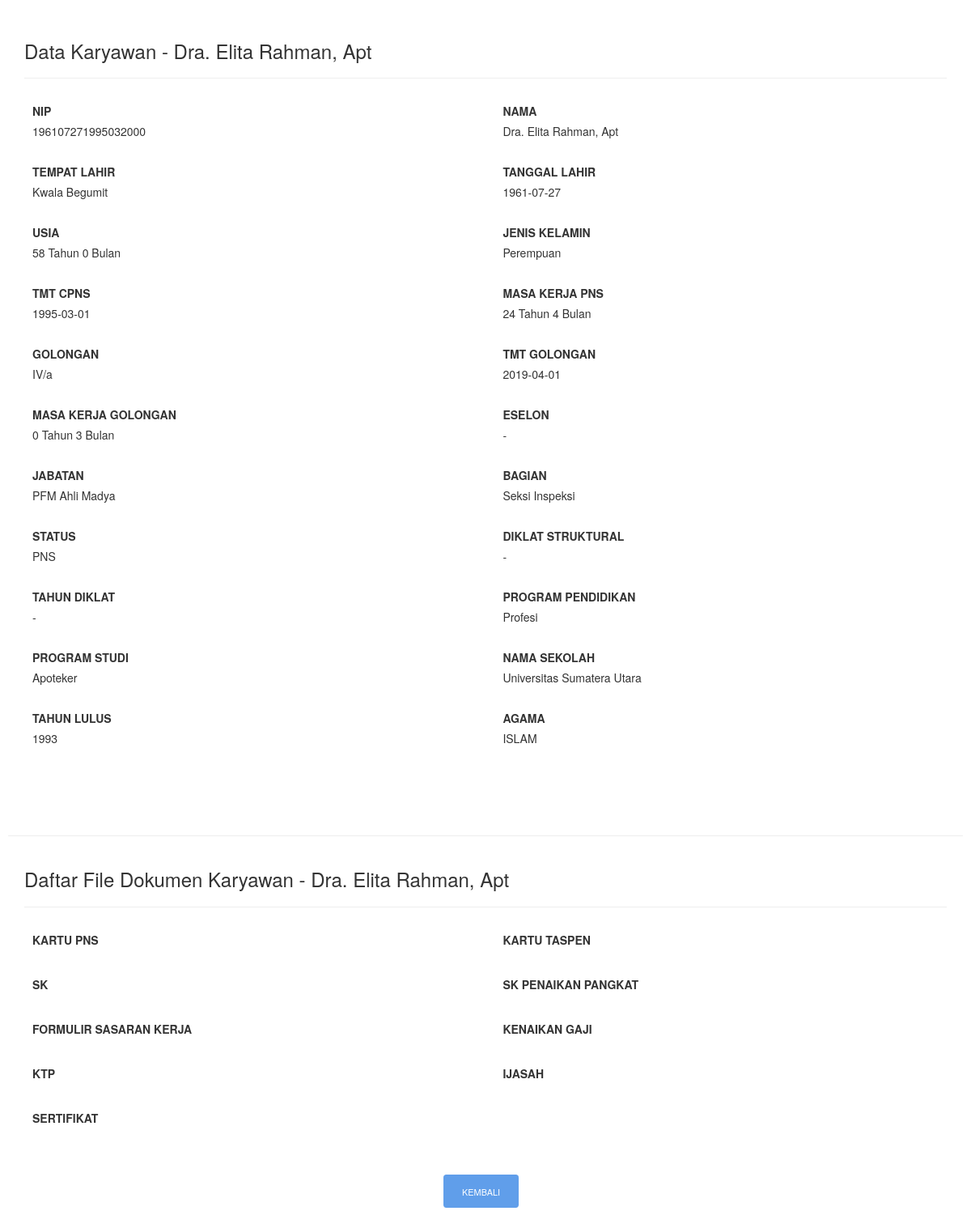
The page /tabel/read.php?nip=196107271995032000 on the database its author committed.
### tables this page shows
CREATE TABLE `mahasiswa` (
  `nip` varchar(20) NOT NULL,
  `nama` varchar(50) NOT NULL,
  `tela` varchar(250) NOT NULL,
  `tala` varchar(150) NOT NULL,
  `usia` varchar(250) NOT NULL,
  `jenkel` varchar(250) NOT NULL,
  `tmtcpns` varchar(150) NOT NULL,
  `mkp` varchar(250) NOT NULL,
  `golongan` varchar(30) NOT NULL,
  `tmtgol` varchar(150) NOT NULL,
  `mkg` varchar(250) NOT NULL,
  `eselon` varchar(250) NOT NULL,
  `jabatan` varchar(250) NOT NULL,
  `bagian` varchar(250) NOT NULL,
  `status` varchar(250) NOT NULL,
  `dikstruk` varchar(250) NOT NULL,
  `tadi` varchar(250) NOT NULL,
  `propen` varchar(250) NOT NULL,
  `prodi` varchar(250) NOT NULL,
  `nase` varchar(250) NOT NULL,
  `talu` varchar(250) NOT NULL,
  `agama` varchar(250) NOT NULL,
  `file1` varchar(200) NOT NULL,
  `file2` varchar(200) NOT NULL,
  `file3` varchar(200) NOT NULL,
  `file4` varchar(200) NOT NULL,
  `file5` varchar(200) NOT NULL,
  `file6` varchar(200) NOT NULL,
  `file7` varchar(200) NOT NULL,
  `file8` varchar(200) NOT NULL,
  `file9` varchar(200) NOT NULL,
  `file10` varchar(200) NOT NULL,
  PRIMARY KEY (`nip`),
  KEY `nip` (`nip`)
);

### tabel/read.php (the view, shortened to what this page needs)
<?php
    require '../konek.php';
    $nip = null;
    if(!empty($_GET['nip']))
    {
        $nip = $_GET['nip'];
    }
    if($nip == null)
    {
        header("Location: index.php");
    }
    else
    {
        $query 	= "SELECT * FROM mahasiswa where nip = $nip";
		$res    = mysqli_query($konek,$query);
		$data	= mysqli_fetch_array($res);
    }
?>
<!DOCTYPE html>
<html lang="en">
<head>
	<link rel="stylesheet" href="../assets/css/abc.css">
	<link rel="stylesheet" href="../assets/css/bootstrap.min.css">
	<link rel="stylesheet" href="../assets/css/tombol.css">
</head>
<body>
	<div class="container" style="margin-top:20px">
		<h3>Data Karyawan - <?php echo $data['nama'];?></h3>
		<hr>
 		<form>
			<p>
				<label>NIP</label><?php echo $data['nip'];?>
            </p>
			<p>
				<label>NAMA</label><?php echo $data['nama'];?>
            </p>
			<p>
				<label>TEMPAT LAHIR</label><?php echo $data['tela'];?>
            </p>
			<p>
				<label>TANGGAL LAHIR</label><?php echo $data['tala'];?>
            </p>
			<p>
				<label>USIA</label><?php echo $data['usia'];?>
            </p>
			<p>
				<label>JENIS KELAMIN</label><?php echo $data['jenkel'];?>
            </p>
			<p>
				<label>TMT CPNS</label><?php echo $data['tmtcpns'];?>
            </p>
			<p>
				<label>MASA KERJA PNS</label><?php echo $data['mkp'];?>
            </p>
			<p>
				<label>GOLONGAN</label><?php echo $data['golongan'];?>
            </p>
			<p>
				<label>TMT GOLONGAN</label><?php echo $data['tmtgol'];?>
            </p>
			<p>
				<label>MASA KERJA GOLONGAN</label><?php echo $data['mkg'];?>
            </p>
			<p>
				<label>ESELON</label><?php echo $data['eselon'];?>
            </p>
			<p>
				<label>JABATAN</label><?php echo $data['jabatan'];?>
            </p>
			<p>
				<label>BAGIAN</label><?php echo $data['bagian'];?>
            </p>
			<p>
				<label>STATUS</label><?php echo $data['status'];?>
            </p>
			<p>
				<label>DIKLAT STRUKTURAL</label><?php echo $data['dikstruk'];?>
            </p>
			<p>
				<label>TAHUN DIKLAT</label><?php echo $data['tadi'];?>
            </p>
			<p>
				<label>PROGRAM PENDIDIKAN</label><?php echo $data['propen'];?>
            </p>
			<p>
				<label>PROGRAM STUDI</label><?php echo $data['prodi'];?>
            </p>
			<p>
				<label>NAMA SEKOLAH</label><?php echo $data['nase'];?>
            </p>
			<p>
				<label>TAHUN LULUS</label><?php echo $data['talu'];?>
            </p>
			<p>
				<label>AGAMA</label><?php echo $data['agama'];?>
            </p>
			<p>
            </p>
			<p>
            </p>
</div>
<div class="form-actions">
<hr/>
	<div class="container" style="margin-top:20px">
		<h3>Daftar File Dokumen Karyawan - <?php echo $data['nama'];?></h3>
		<hr>
 		<form>
			<p>
				<label>KARTU PNS</label><?php echo $data['file1'];?>
            </p>
			<p>
				<label>KARTU TASPEN</label><?php echo $data['file2'];?>
            </p>
			<p>
				<label>SK</label><?php echo $data['file3'];?>
            </p>
			<p>
				<label>SK PENAIKAN PANGKAT</label><?php echo $data['file4'];?>
            </p>
			<p>
				<label>FORMULIR SASARAN KERJA</label><?php echo $data['file5'];?>
            </p>
			<p>
				<label>KENAIKAN GAJI</label><?php echo $data['file6'];?>
            </p>
			<p>
				<label>KTP</label><?php echo $data['file7'];?>
            </p>
			<p>
				<label>IJASAH</label><?php echo $data['file8'];?>
            </p>
			<p>
				<label>SERTIFIKAT</label><?php echo $data['file9'];?>
            </p>
			<p>
            </p>
</div>
			<div class="form-actions"><center><center>
					<a href="../tabel/index.php" class="btn button blue">KEMBALI</a>
				</center>
				</div>
			</div>
</body>
</html>

### assets/css/abc.css (style rules this page uses)
* { box-sizing: border-box; }
form p { padding: 10px; float: left; width: 49%; }
form p:not(:nth-child(2n)) { margin-right: 2%; }
form p:last-child { clear: both; width: 100%; }
form p:nth-last-child(2) { clear: both; width: 100%; }
body { padding: 1rem; }
form label { display: block; }
h3, ul { margin: 0; }
h3 { margin-bottom: 1rem; }

### assets/css/tombol.css (style rules this page uses)
.button,input.button { position: relative; display: inline-block; margin-right: 1em; margin-bottom: 1.34em; padding: 1em 2em; border-bottom: none; -webkit-border-radius: 0.333em; -moz-border-radius: 0.333em; border-radius: 0.333em; background-color: rgba(84,87,102,1); color: #FFFFFF!important; text-decoration: none!important; text-transform: uppercase; font-size: 0.778em!important; line-height: 1.714em!important; cursor: pointer; }
.button,input.button { -webkit-transition: background-color 0.3s linear,color 0.3s linear; -moz-transition: background-color 0.3s linear,color 0.3s linear; transition: background-color 0.3s linear,color 0.3s linear; }
.button.blue,input.button.blue { background-color: rgba(96,158,234,1); }

### rows shown on the page
mahasiswa: nama "Dra. Elita Rahman, Apt", nip "196107271995032000", tela "Kwala Begumit", tala "1961-07-27", usia "58 Tahun 0 Bulan", jenkel "Perempuan", tmtcpns "1995-03-01", mkp "24 Tahun 4 Bulan", golongan "IV/a", tmtgol "2019-04-01", mkg "0 Tahun 3 Bulan", eselon "-", jabatan "PFM Ahli Madya", bagian "Seksi Inspeksi", status "PNS", dikstruk "-", tadi "-", propen "Profesi", prodi "Apoteker", nase "Universitas Sumatera Utara", talu "1993", agama "ISLAM"
